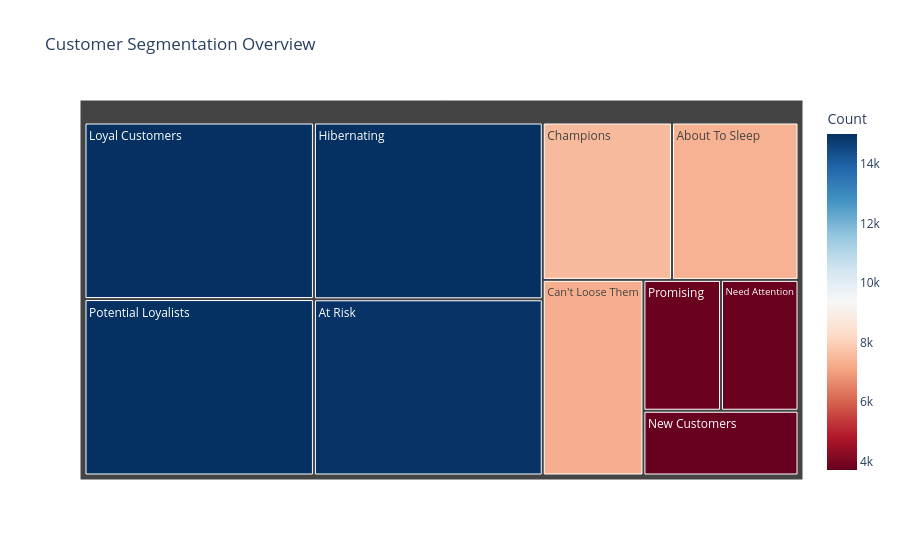

Notebook cell for this chart:
### Code cell
import plotly.express as px

# Segment counts dataFrame :
df_counts = rfm['Segment'].value_counts().reset_index()
df_counts.columns = ['Segment', 'Count']

# Treemap Plot
fig = px.treemap(df_counts, path=['Segment'], values='Count', 
                 title='Customer Segmentation Overview',
                 color='Count', color_continuous_scale='RdBu')
fig.write_image("outputs/customer_segmentation.png")
fig.show()

### Figure 1 — Plotly figure (JSON) as saved in the notebook; plotly's stock layout.template omitted (floating-point values rounded to 4 significant figures)
{"data": [{"branchvalues": "total", "customdata": [[15000.0], [14990.0], [14990.0], [14940.0], [7535.0], [7373.0], [7294.0], [3759.0], [3757.0], [3720.0]], "domain": {"x": [0, 1], "y": [0, 1]}, "hovertemplate": "labels=%{label}<br>Count_sum=%{value}<br>parent=%{parent}<br>id=%{id}<br>Count=%{color}<extra></extra>", "ids": ["Loyal Customers", "Potential Loyalists", "Hibernating", "At Risk", "Champions", "About To Sleep", "Can't Loose Them", "Promising", "Need Attention", "New Customers"], "labels": ["Loyal Customers", "Potential Loyalists", "Hibernating", "At Risk", "Champions", "About To Sleep", "Can't Loose Them", "Promising", "Need Attention", "New Customers"], "marker": {"coloraxis": "coloraxis", "colors": [15000.0, 14990.0, 14990.0, 14940.0, 7535.0, 7373.0, 7294.0, 3759.0, 3757.0, 3720.0]}, "name": "", "parents": ["", "", "", "", "", "", "", "", "", ""], "type": "treemap", "values": [15000.0, 14990.0, 14990.0, 14940.0, 7535.0, 7373.0, 7294.0, 3759.0, 3757.0, 3720.0]}], "layout": {"coloraxis": {"colorbar": {"title": {"text": "Count"}}, "colorscale": [[0, "rgb(103,0,31)"], [0.1, "rgb(178,24,43)"], [0.2, "rgb(214,96,77)"], [0.3, "rgb(244,165,130)"], [0.4, "rgb(253,219,199)"], [0.5, "rgb(247,247,247)"], [0.6, "rgb(209,229,240)"], [0.7, "rgb(146,197,222)"], [0.8, "rgb(67,147,195)"], [0.9, "rgb(33,102,172)"], [1, "rgb(5,48,97)"]]}, "legend": {"tracegroupgap": 0}, "title": {"text": "Customer Segmentation Overview"}}}
